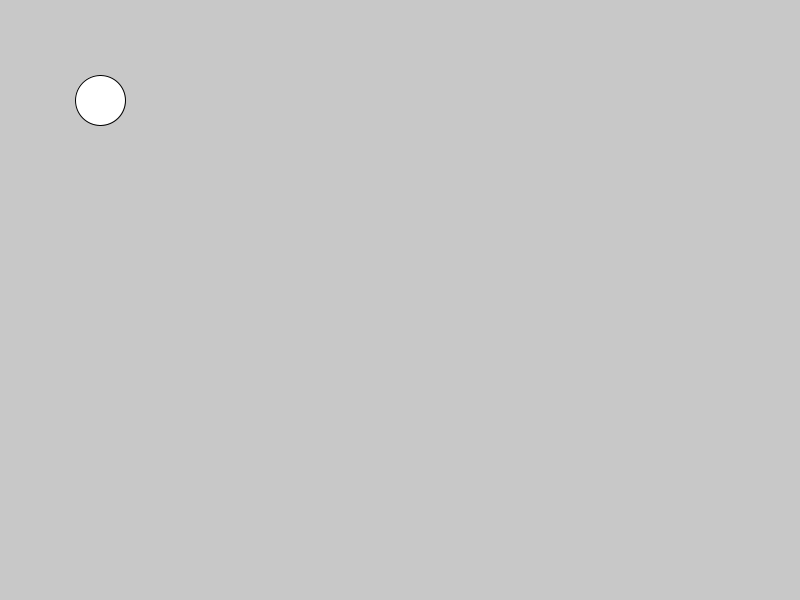
Frame 1 (no input)
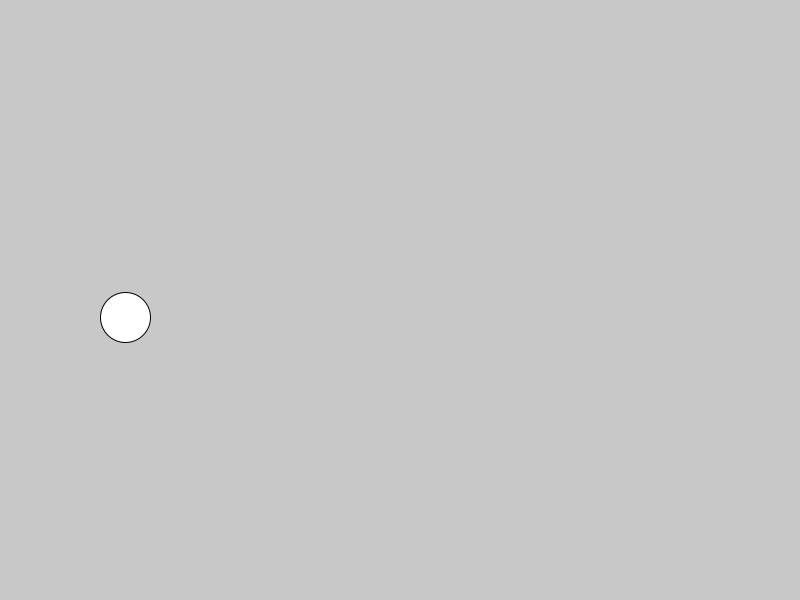
Frame 60 (the mouse pressed at the canvas centre just before this capture)
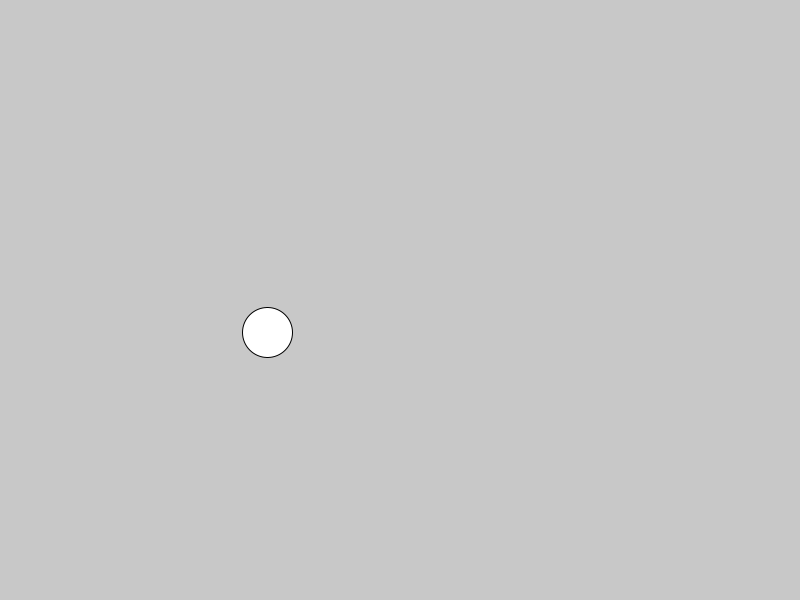
Frame 120 (the mouse held since frame 60 and released just before this capture)

The Processing sketch that drew these frames (run headless with seeded random() and noise(); from frame 60 on, the mouse is pressed at the canvas centre):

// Processing sketch: physics
// ── physics.pde
/**
 * Acceleration affects speed
 * Speed affects position
 */
float x = 100;
float speedX = 0;
float accX = 0;

float y = 100;
float speedY = 0;

float gravity = .5;
float friction = .98;

void setup() {
  size(800, 600);
}

void draw() {
  background(200);
  ellipse(x, y, 50, 50);

  speedX = speedX + accX;
  speedX = friction * speedX;

  if (y > height - 25) { //<>//
    speedY = speedY * -1;
  } else {
    speedY = speedY + gravity; // accY
  }

  x = x + speedX;
  y = y + speedY;
  
  accX += .001;
}

void keyPressed() {
  if (keyCode == LEFT) {
    speedX = -10;
  }
}
